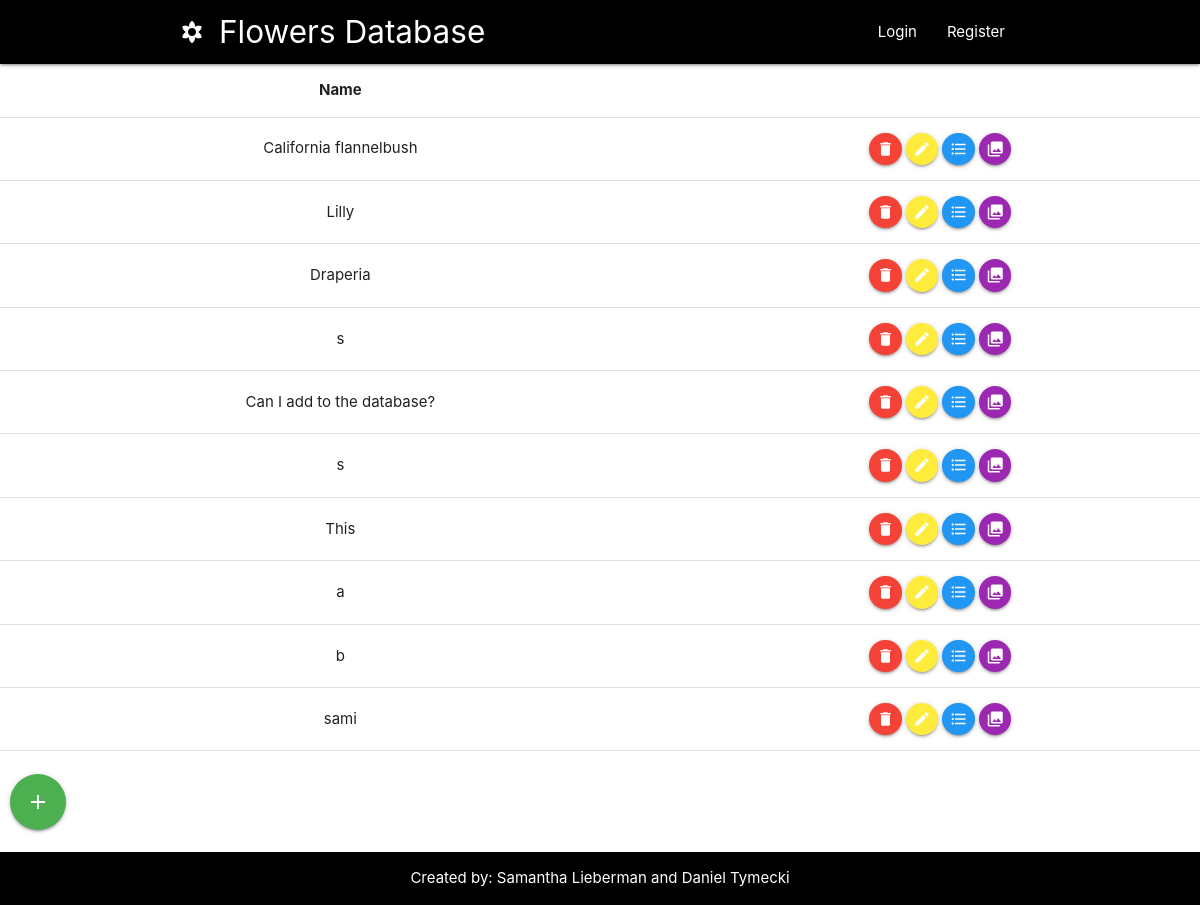
The page / on the database its author committed.
### myapp/models.py (models this page shows)
class Sightings(models.Model):
    name = models.CharField(db_column='NAME', max_length=30, blank=True, null=True)  # Field name made lowercase.
    person = models.CharField(db_column='PERSON', max_length=30, blank=True, null=True)  # Field name made lowercase.
    location = models.CharField(db_column='LOCATION', max_length=30, blank=True, null=True)  # Field name made lowercase.
    sighted = models.DateField(db_column='SIGHTED', blank=True, null=True)  # Field name made lowercase.
    class Meta:
        managed = True
        db_table = 'SIGHTINGS'
        unique_together = (('name', 'person', 'location', 'sighted'),)

### myapp/views.py (the view)
# urls.py: url(r'$', v.index, name='index'),
def index(request):
    if request.method == 'POST':
        form = InsertForm(request.POST, prefix='insert')
        if form.is_valid():
            name = form.cleaned_data['name']
            person = form.cleaned_data['person']
            location = form.cleaned_data['location']
            sighted = form.cleaned_data['sighted']
            print('Inserting new entry in sightings: ', name, person, location, sighted)
            Sightings.objects.create(name=name, person=person, location=location, sighted=sighted)
    else:
        form = InsertForm(prefix='insert')
    if request.method == 'PUT' and not form.is_valid():
        form2 = UpdateForm(request.PUT, prefix='update')
        form = BannedPhraseForm(prefix='insert')
        if form2.is_valid():
            name = form2.cleaned_data['name']
            person = form2.cleaned_data['person']
            location = form2.cleaned_data['location']
            sighted = form2.cleaned_data['sighted']
            print('Updating new entry in sightings: ', name, person, location, sighted)
            Sightings.objects.update(name=name, person=person, location=location, sighted=sighted)
    else:
        form2 = UpdateForm(prefix='update')
    latest_sightings = Sightings.objects.all()
    context = {'latest_sightings': latest_sightings, 'form': form, 'up_form':form2}
    return render(request, 'index.html', context)

### myapp/templates/index.html (shortened to what this page needs)
<!DOCTYPE html>
<html lang="en">
<head>
    <link rel="stylesheet" href="style/main.css">
    <link rel="stylesheet" href="https://cdnjs.cloudflare.com/ajax/libs/materialize/1.0.0/css/materialize.min.css">
    {% load static %}
</head>
<body>
<div class="navbar-fixed">
    <nav class="black">
        <div class="container">
            <div class="nav-wrapper">
                <a href="#!" class="brand-logo"><i class="material-icons">filter_vintage</i>Flowers Database</a>
                <ul class="right hide-on-med-and-down" id="navList">
                    {% if request.user.is_authenticated %}
                    <strong><li>Logged in as: {{request.user.username}}</li></strong>
                    <li><a href="{% url 'logout' %}">Logout</a></li>
                    {% else %}
                        <li><a href="{% url 'login' %}">Login</a></li>
                        <li><a href="{% url 'register' %}">Register</a></li>
                    {% endif %}
                </ul>
            </div>
        </div>
    </nav>
</div>
<main>
<table class = "centered">
    <thead>
    <tr>
        <th>Name</th>
        <th> </th>
    </tr>
    </thead>
    <tbody>
        {% if latest_sightings %}
            {% for sighting in latest_sightings %}
            <tr>
            <td id = "tableName">{{ sighting.name }}</td>
            <td><a class="btn-floating btn-small waves-effect waves-light red"><i class="material-icons">delete</i></a>
                <a class="btn-floating btn-small modal-trigger waves-effect waves-light yellow" href="#modal2"><i class="material-icons">edit</i></a>
                <a class="btn-floating btn-small modal-trigger waves-effect waves-light blue" href="#modal4"><i class="material-icons">format_list_bulleted</i></a>
                <a class="btn-floating btn-small modal-trigger waves-effect waves-light purple" href="#modal3"><i class="material-icons">photo_library</i></a>
            </td>
            </tr>
            {% endfor %}
    {% endif %}
    </tbody>
            {% load static %}
</table>
<br>
<a class="btn-floating btn-large modal-trigger waves-effect waves-light green" href="#modal1" style="margin-left:10px;"><i class="material-icons">add</i></a>
<br><br>
</main>
<footer class="section page-footer black">
    <div class="container center-align"> Created by: Samantha Lieberman and Daniel Tymecki </div>
</footer>
</body>
</body>
</html>

### myapp/static/myapp/style/main.css (style rules this page uses)
body { display: flex; min-height: 100vh; flex-direction: column; }
main { flex: 1 0 auto; }

### rows shown on the page
Sightings: name "California flannelbush"
Sightings: name "Lilly"
Sightings: name "Draperia"
Sightings: name "s"
Sightings: name "Can I add to the database?"
Sightings: name "s"
Sightings: name "This"
Sightings: name "a"
Sightings: name "b"
Sightings: name "sami"
